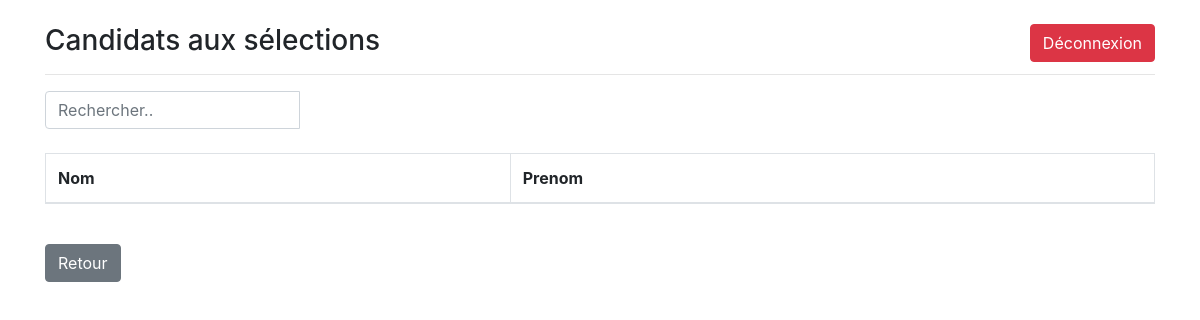
The page /listes_NS/ on the database as committed earlier.
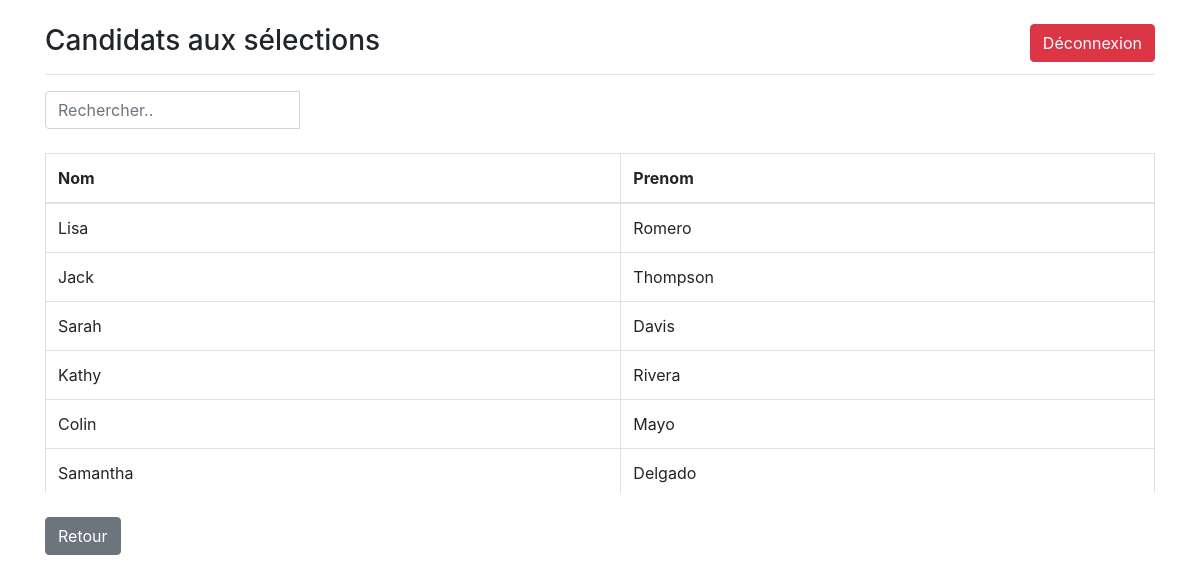
The same page on the database as committed later.
### CrudApp/models.py (models this page shows, shortened)
class Candidat(models.Model):
    Nom = models.CharField(max_length=50)
    Prenom = models.CharField(max_length=50)
    Note_HG = models.IntegerField(null=True)
    Note_ANG = models.IntegerField(null=True)
    Note_FR = models.IntegerField(null=True)
    Result = models.CharField(max_length=30, blank=True)

### CrudApp/views.py (the view)
# urls.py: path('listes_NS/', views.listes_NS, name='listes_NS'),
def listes_NS(request):
    Candidats = Candidat.objects.filter(Result="Non Sélectionner")
    context = {
        'Candidats': Candidats,
    }
    return render(request,'listes_NS.html',context)

### templates/listes_NS.html (shortened to what this page needs)
{% load static %}
<!DOCTYPE html>
<html lang="en">
    <head>
        <link rel="stylesheet" href="{% static 'css/bootstrap.min.css' %}">
    </head>
    <body>
        <div class="container"><br><a class="btn btn-danger" href="{% url 'logout' %}" id="dec">Déconnexion</a>
            <h3>Candidats aux sélections</h3>
            <hr>
            <div class="row">
                <div class="col-md-3">
                    <div class="input-group">
                        <input class="form-control" id="myInput" type="text" placeholder="Rechercher.."><p>{{ nb }}</p>
                    </div>
                </div>
            </div>
            <br>
            <div class="pre-scrollable">
                <table class="table table-bordered table-hover">
                    <thead>
                        <tr>
                            <th>Nom</th>
                            <th>Prenom</th>
                        </tr>
                    </thead>
                    <tbody id="myTable">
                        {% for Candt in Candidats %}
                        <tr>
                            <td>{{ Candt.Nom }}</td>
                            <td>{{ Candt.Prenom }}</td>
                        </tr>
                        {% endfor %}
                    </tbody>
                </table>
            </div><br>
            <a class="btn btn-secondary" href="/selection">Retour</a>
        </div>
    </body>
</html>

### templates/listes_NS.html (style rules this page uses)
#dec, #gr { float:right; }

Rows that differ between the two databases and show on the page:
added Candidat: Nom "Lisa", Prenom "Romero"
added Candidat: Nom "Jack", Prenom "Thompson"
added Candidat: Nom "Sarah", Prenom "Davis"
added Candidat: Nom "Kathy", Prenom "Rivera"
added Candidat: Nom "Colin", Prenom "Mayo"
added Candidat: Nom "Samantha", Prenom "Delgado"
